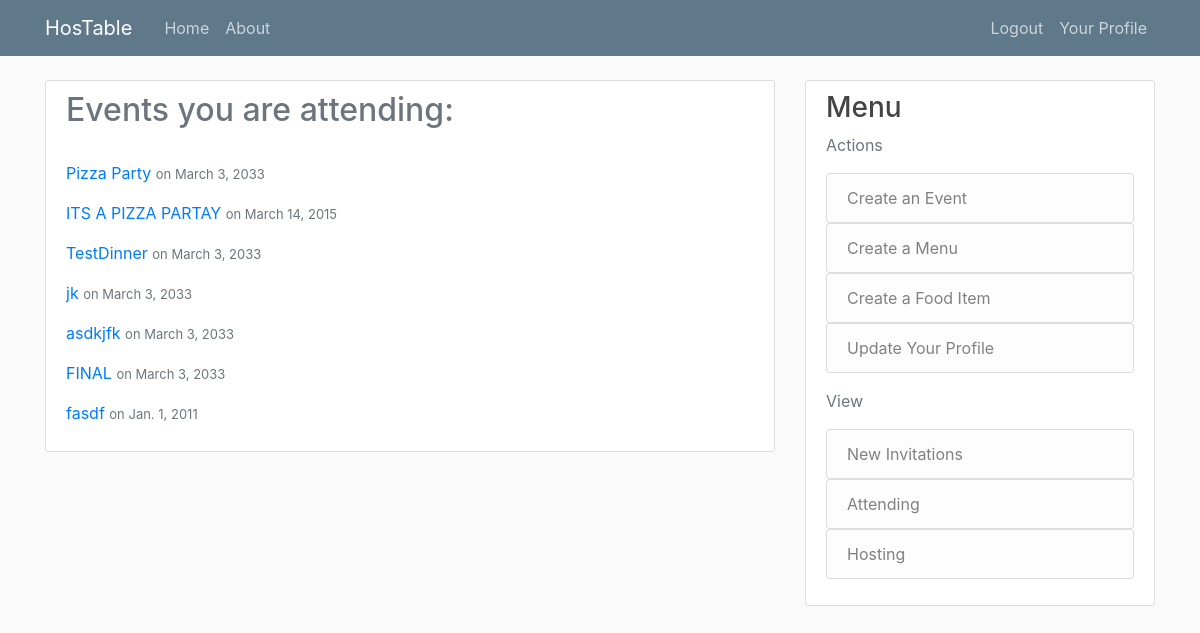
The app's page /events/view/list/guest/attending/1 (signed in), older data.
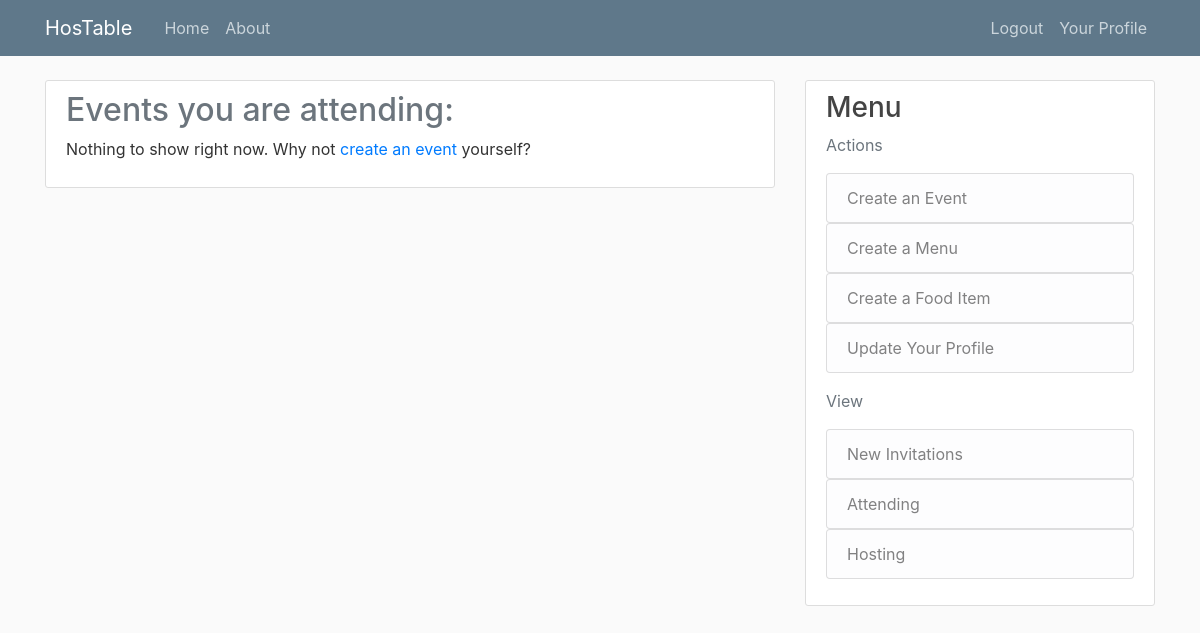
The same page, newer data.
### events/models.py (models this page shows, shortened)
class Event(models.Model):
    title = models.CharField(max_length=100)
    host = models.ForeignKey(User, on_delete=models.CASCADE, related_name='host')
    menu = models.ForeignKey(Menu, on_delete=models.CASCADE, related_name='menu')
    guests = models.ManyToManyField(User)
    event_location = models.CharField(max_length=100, blank=True, null=True, default="TBD")
    event_date = models.DateField()
    event_time = models.TimeField(blank=True, null=True)
    RSVP_date = models.DateField()
    def __str__(self):
        return self.title

### events/views.py (the view)
class EventGuestListView(EventListView):
    def get_queryset(self):
        RSVP_status = self.kwargs['RSVP_status']
        guest = self.kwargs['user_id']
        RSVP_filter = {
            'new': Invitation.objects.filter(guest=guest, replied=False),
            'attending': Invitation.objects.filter(guest=guest, attending=True),
            'all': Invitation.objects.filter(guest=guest),
        }
        invitation = RSVP_filter[RSVP_status]
        return Event.objects.filter(invitation__in=invitation)
    def get_context_data(self, **kwargs):
        context = super(EventGuestListView, self).get_context_data(**kwargs)
        context['status'] = self.kwargs.get('RSVP_status')
        return context

### events/views.py (called while the page is built)
    def test_func(self):
        viewer = self.request.user
        user = User.objects.get(id=self.kwargs['user_id'])
        if viewer == user:
            return True
        return False

### events/templates/events/list.html (shortened to what this page needs)
{% extends "base.html" %}
{% block content %}
<div class="content-section">
    <h2 class='text-muted'>
        {% if status == 'attending' %}
            Events you are attending:
        {% elif status == 'new' %}
            New invitations:
        {% elif status == 'all' %}
            Events you have been invited to:
        {% elif status == 'hosting' %}
            Events you are hosting:
        {% endif %}
    </h2>
    {% if not event_list %}
    <p>
        Nothing to show right now. Why not <a href="{% url 'event-create' %}">create an event</a> yourself?
    </p>
    {% else %}
    <br>
        {% for event in event_list %}
            <div>
                <a href="{% url 'event-view' event.id %}">{{ event }}</a>
                    <font size=-1 class='text-muted'>on {{ event.event_date }}</font>
            </div>
        {% endfor %}
    {% endif %}
</div>
{% endblock content %}

### templates/base.html (shortened to what this page needs)
{% load static %}
<!doctype html>
<html lang="en">
  <head>
    <link rel="stylesheet" href="https://maxcdn.bootstrapcdn.com/bootstrap/4.0.0/css/bootstrap.min.css">
    <link rel="stylesheet" type="text/css" href="{% static 'hostable/main.css' %}">
  </head>
  <body>
    <header class="site-header">
      <nav class="navbar navbar-expand-md navbar-dark bg-steel fixed-top">
        <div class="container">
          <a class="navbar-brand mr-4" href="{% url 'home' %}">HosTable</a>
          <div class="collapse navbar-collapse" id="navbarToggle">
            <div class="navbar-nav mr-auto">
              <a class="nav-item nav-link" href="{% url 'home' %}">Home</a>
              <a class="nav-item nav-link" href="{% url 'about' %}">About</a>
            </div>
            <div class="navbar-nav">
              {% if user.is_authenticated %}
                <a class="nav-item nav-link" href="{% url 'user-logout' %}">Logout</a>
                <a class="nav-item nav-link" href="{% url 'user-view' user.id %}">Your Profile</a>
              {% else %}
                <a class="nav-item nav-link" href="{% url 'user-login' %}">Login</a>
                <a class="nav-item nav-link" href="{% url 'user-register' %}">Sign Up!</a>
              {% endif %}
            </div>
          </div>
        </div>
      </nav>
    </header>
    <main role="main" class="container">
      <div class="row">
        <div class="col-md-8">
          {% block content %}{% endblock %}
        </div>
        <div class="col-md-4">
          <div class="content-section">
            <h3>Menu</h3>
            <p class='text-muted'>Actions
              <ul class='list-group'>
                {% if user.is_authenticated %}
                <a href="{% url 'event-create' %}">
                {% else %}
                <a href="{% url 'user-login' %}">
                {% endif %}
                  <li class="list-group-item list-group-item-light">
                    Create an Event
                  </li>
                </a>
                {% if user.is_authenticated %}
                <a href="{% url 'menu-create' %}">
                {% else %}
                <a href="{% url 'user-login' %}">
                {% endif %}
                  <li class="list-group-item list-group-item-light">
                    Create a Menu
                  </li>
                </a>
                {% if user.is_authenticated %}
                <a href="{% url 'menu-food-create' %}">
                {% else %}
                <a href="{% url 'user-login' %}">
                {% endif %}
                  <li class="list-group-item list-group-item-light">
                    Create a Food Item
                  </li>
                </a>
                {% if user.is_authenticated %}
                <a href="{% url 'user-update' user.id %}">
                {% else %}
                <a href="{% url 'user-login' %}">
                {% endif %}
                  <li class="list-group-item list-group-item-light">
                    Update Your Profile
                  </li>
                </a>
            <p class='text-muted'>View
              <ul class="list-group">
                {% if user.is_authenticated %}
                <a href="{% url 'event-list-guest' 'new' user.id %}">
                {% else %}
                <a href="{% url 'user-login' %}">
                {% endif %}
                  <li class="list-group-item list-group-item-light">
                    New Invitations
                  </li>
                </a>
                {% if user.is_authenticated %}
                <a href="{% url 'event-list-guest' 'attending' user.id %}">
                {% else %}
                <a href="{% url 'user-login' %}">
                {% endif %}
                  <li class="list-group-item list-group-item-light">
                    Attending
                  </li>
                </a>
                {% if user.is_authenticated %}
                <a href="{% url 'event-list-host' user.id %}">
                {% else %}
                <a href="{% url 'user-login' %}">
                {% endif %}
                  <li class="list-group-item list-group-item-light">
                    Hosting
                  </li>
                </a>
              </ul>
            </p>
          </div>
        </div>
      </div>
    </main>
  </body>
</html>

### static/hostable/main.css (style rules this page uses)
body { background: #fafafa; color: #333333; margin-top: 5rem; }
h1, h2, h3, h4, h5, h6 { color: #444444; }
ul { margin: 0; }
.bg-steel { background-color: #5f788a; }
.site-header .navbar-nav .nav-link { color: #cbd5db; }
.content-section { background: #ffffff; padding: 10px 20px; border: 1px solid #dddddd; border-radius: 3px; margin-bottom: 20px; }

Row changes from the older to the newer data that the page shows:
removed Event: title "Pizza Party", event_date "March 3, 2033"
removed Event: title "ITS A PIZZA PARTAY", event_date "March 14, 2015"
removed Event: title "TestDinner", event_date "March 3, 2033"
removed Event: title "jk", event_date "March 3, 2033"
removed Event: title "asdkjfk", event_date "March 3, 2033"
removed Event: title "FINAL", event_date "March 3, 2033"
removed Event: title "fasdf", event_date "Jan. 1, 2011"
Text that changed along with them:
text now shown: "Nothing to show right now. Why not create an event yourself?"
